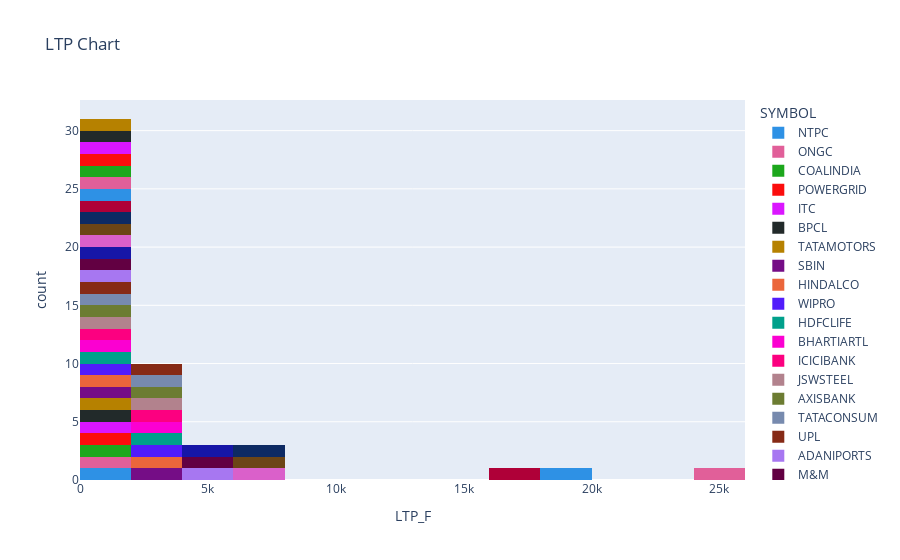

Notebook source saved alongside this figure:
### Markdown cell above
### Last Traded Price

### Code cell
px.histogram(df_nifity.sort_values(by='LTP_F'),
             x='LTP_F',color='SYMBOL',title="LTP Chart",
            color_discrete_sequence=px.colors.qualitative.Dark24)

### Figure 1 — Plotly figure (JSON) as saved in the notebook; plotly's stock layout.template omitted (floating-point values rounded to 4 significant figures)
{"data": [{"alignmentgroup": "True", "bingroup": "x", "hovertemplate": "SYMBOL=NTPC<br>LTP_F=%{x}<br>count=%{y}<extra></extra>", "legendgroup": "NTPC", "marker": {"color": "#2E91E5", "pattern": {"shape": ""}}, "name": "NTPC", "offsetgroup": "NTPC", "orientation": "v", "showlegend": true, "type": "histogram", "x": [153.9], "xaxis": "x", "yaxis": "y"}, {"alignmentgroup": "True", "bingroup": "x", "hovertemplate": "SYMBOL=ONGC<br>LTP_F=%{x}<br>count=%{y}<extra></extra>", "legendgroup": "ONGC", "marker": {"color": "#E15F99", "pattern": {"shape": ""}}, "name": "ONGC", "offsetgroup": "ONGC", "orientation": "v", "showlegend": true, "type": "histogram", "x": [173.9], "xaxis": "x", "yaxis": "y"}, {"alignmentgroup": "True", "bingroup": "x", "hovertemplate": "SYMBOL=COALINDIA<br>LTP_F=%{x}<br>count=%{y}<extra></extra>", "legendgroup": "COALINDIA", "marker": {"color": "#1CA71C", "pattern": {"shape": ""}}, "name": "COALINDIA", "offsetgroup": "COALINDIA", "orientation": "v", "showlegend": true, "type": "histogram", "x": [186.3], "xaxis": "x", "yaxis": "y"}, {"alignmentgroup": "True", "bingroup": "x", "hovertemplate": "SYMBOL=POWERGRID<br>LTP_F=%{x}<br>count=%{y}<extra></extra>", "legendgroup": "POWERGRID", "marker": {"color": "#FB0D0D", "pattern": {"shape": ""}}, "name": "POWERGRID", "offsetgroup": "POWERGRID", "orientation": "v", "showlegend": true, "type": "histogram", "x": [229.8], "xaxis": "x", "yaxis": "y"}, {"alignmentgroup": "True", "bingroup": "x", "hovertemplate": "SYMBOL=ITC<br>LTP_F=%{x}<br>count=%{y}<extra></extra>", "legendgroup": "ITC", "marker": {"color": "#DA16FF", "pattern": {"shape": ""}}, "name": "ITC", "offsetgroup": "ITC", "orientation": "v", "showlegend": true, "type": "histogram", "x": [269.1], "xaxis": "x", "yaxis": "y"}, {"alignmentgroup": "True", "bingroup": "x", "hovertemplate": "SYMBOL=BPCL<br>LTP_F=%{x}<br>count=%{y}<extra></extra>", "legendgroup": "BPCL", "marker": {"color": "#222A2A", "pattern": {"shape": ""}}, "name": "BPCL", "offsetgroup": "BPCL", "orientation": "v", "showlegend": true, "type": "histogram", "x": [378.5], "xaxis": "x", "yaxis": "y"}, {"alignmentgroup": "True", "bingroup": "x", "hovertemplate": "SYMBOL=TATAMOTORS<br>LTP_F=%{x}<br>count=%{y}<extra></extra>", "legendgroup": "TATAMOTORS", "marker": {"color": "#B68100", "pattern": {"shape": ""}}, "name": "TATAMOTORS", "offsetgroup": "TATAMOTORS", "orientation": "v", "showlegend": true, "type": "histogram", "x": [431.5], "xaxis": "x", "yaxis": "y"}, {"alignmentgroup": "True", "bingroup": "x", "hovertemplate": "SYMBOL=SBIN<br>LTP_F=%{x}<br>count=%{y}<extra></extra>", "legendgroup": "SBIN", "marker": {"color": "#750D86", "pattern": {"shape": ""}}, "name": "SBIN", "offsetgroup": "SBIN", "orientation": "v", "showlegend": true, "type": "histogram", "x": [517.7], "xaxis": "x", "yaxis": "y"}, {"alignmentgroup": "True", "bingroup": "x", "hovertemplate": "SYMBOL=HINDALCO<br>LTP_F=%{x}<br>count=%{y}<extra></extra>", "legendgroup": "HINDALCO", "marker": {"color": "#EB663B", "pattern": {"shape": ""}}, "name": "HINDALCO", "offsetgroup": "HINDALCO", "orientation": "v", "showlegend": true, "type": "histogram", "x": [545.8], "xaxis": "x", "yaxis": "y"}, {"alignmentgroup": "True", "bingroup": "x", "hovertemplate": "SYMBOL=WIPRO<br>LTP_F=%{x}<br>count=%{y}<extra></extra>", "legendgroup": "WIPRO", "marker": {"color": "#511CFB", "pattern": {"shape": ""}}, "name": "WIPRO", "offsetgroup": "WIPRO", "orientation": "v", "showlegend": true, "type": "histogram", "x": [559.8], "xaxis": "x", "yaxis": "y"}, {"alignmentgroup": "True", "bingroup": "x", "hovertemplate": "SYMBOL=HDFCLIFE<br>LTP_F=%{x}<br>count=%{y}<extra></extra>", "legendgroup": "HDFCLIFE", "marker": {"color": "#00A08B", "pattern": {"shape": ""}}, "name": "HDFCLIFE", "offsetgroup": "HDFCLIFE", "orientation": "v", "showlegend": true, "type": "histogram", "x": [565.0], "xaxis": "x", "yaxis": "y"}, {"alignmentgroup": "True", "bingroup": "x", "hovertemplate": "SYMBOL=BHARTIARTL<br>LTP_F=%{x}<br>count=%{y}<extra></extra>", "legendgroup": "BHARTIARTL", "marker": {"color": "#FB00D1", "pattern": {"shape": ""}}, "name": "BHARTIARTL", "offsetgroup": "BHARTIARTL", "orientation": "v", "showlegend": true, "type": "histogram", "x": [739.9], "xaxis": "x", "yaxis": "y"}, {"alignmentgroup": "True", "bingroup": "x", "hovertemplate": "SYMBOL=ICICIBANK<br>LTP_F=%{x}<br>count=%{y}<extra></extra>", "legendgroup": "ICICIBANK", "marker": {"color": "#FC0080", "pattern": {"shape": ""}}, "name": "ICICIBANK", "offsetgroup": "ICICIBANK", "orientation": "v", "showlegend": true, "type": "histogram", "x": [761.5], "xaxis": "x", "yaxis": "y"}, {"alignmentgroup": "True", "bingroup": "x", "hovertemplate": "SYMBOL=JSWSTEEL<br>LTP_F=%{x}<br>count=%{y}<extra></extra>", "legendgroup": "JSWSTEEL", "marker": {"color": "#B2828D", "pattern": {"shape": ""}}, "name": "JSWSTEEL", "offsetgroup": "JSWSTEEL", "orientation": "v", "showlegend": true, "type": "histogram", "x": [764.5], "xaxis": "x", "yaxis": "y"}, {"alignmentgroup": "True", "bingroup": "x", "hovertemplate": "SYMBOL=AXISBANK<br>LTP_F=%{x}<br>count=%{y}<extra></extra>", "legendgroup": "AXISBANK", "marker": {"color": "#6C7C32", "pattern": {"shape": ""}}, "name": "AXISBANK", "offsetgroup": "AXISBANK", "orientation": "v", "showlegend": true, "type": "histogram", "x": [792], "xaxis": "x", "yaxis": "y"}, {"alignmentgroup": "True", "bingroup": "x", "hovertemplate": "SYMBOL=TATACONSUM<br>LTP_F=%{x}<br>count=%{y}<extra></extra>", "legendgroup": "TATACONSUM", "marker": {"color": "#778AAE", "pattern": {"shape": ""}}, "name": "TATACONSUM", "offsetgroup": "TATACONSUM", "orientation": "v", "showlegend": true, "type": "histogram", "x": [816.2], "xaxis": "x", "yaxis": "y"}, {"alignmentgroup": "True", "bingroup": "x", "hovertemplate": "SYMBOL=UPL<br>LTP_F=%{x}<br>count=%{y}<extra></extra>", "legendgroup": "UPL", "marker": {"color": "#862A16", "pattern": {"shape": ""}}, "name": "UPL", "offsetgroup": "UPL", "orientation": "v", "showlegend": true, "type": "histogram", "x": [819.5], "xaxis": "x", "yaxis": "y"}, {"alignmentgroup": "True", "bingroup": "x", "hovertemplate": "SYMBOL=ADANIPORTS<br>LTP_F=%{x}<br>count=%{y}<extra></extra>", "legendgroup": "ADANIPORTS", "marker": {"color": "#A777F1", "pattern": {"shape": ""}}, "name": "ADANIPORTS", "offsetgroup": "ADANIPORTS", "orientation": "v", "showlegend": true, "type": "histogram", "x": [838.1], "xaxis": "x", "yaxis": "y"}, {"alignmentgroup": "True", "bingroup": "x", "hovertemplate": "SYMBOL=M&M<br>LTP_F=%{x}<br>count=%{y}<extra></extra>", "legendgroup": "M&M", "marker": {"color": "#620042", "pattern": {"shape": ""}}, "name": "M&M", "offsetgroup": "M&M", "orientation": "v", "showlegend": true, "type": "histogram", "x": [865], "xaxis": "x", "yaxis": "y"}, {"alignmentgroup": "True", "bingroup": "x", "hovertemplate": "SYMBOL=SUNPHARMA<br>LTP_F=%{x}<br>count=%{y}<extra></extra>", "legendgroup": "SUNPHARMA", "marker": {"color": "#1616A7", "pattern": {"shape": ""}}, "name": "SUNPHARMA", "offsetgroup": "SUNPHARMA", "orientation": "v", "showlegend": true, "type": "histogram", "x": [935.2], "xaxis": "x", "yaxis": "y"}, {"alignmentgroup": "True", "bingroup": "x", "hovertemplate": "SYMBOL=INDUSINDBK<br>LTP_F=%{x}<br>count=%{y}<extra></extra>", "legendgroup": "INDUSINDBK", "marker": {"color": "#DA60CA", "pattern": {"shape": ""}}, "name": "INDUSINDBK", "offsetgroup": "INDUSINDBK", "orientation": "v", "showlegend": true, "type": "histogram", "x": [983.9], "xaxis": "x", "yaxis": "y"}, {"alignmentgroup": "True", "bingroup": "x", "hovertemplate": "SYMBOL=CIPLA<br>LTP_F=%{x}<br>count=%{y}<extra></extra>", "legendgroup": "CIPLA", "marker": {"color": "#6C4516", "pattern": {"shape": ""}}, "name": "CIPLA", "offsetgroup": "CIPLA", "orientation": "v", "showlegend": true, "type": "histogram", "x": [1017.0], "xaxis": "x", "yaxis": "y"}, {"alignmentgroup": "True", "bingroup": "x", "hovertemplate": "SYMBOL=HCLTECH<br>LTP_F=%{x}<br>count=%{y}<extra></extra>", "legendgroup": "HCLTECH", "marker": {"color": "#0D2A63", "pattern": {"shape": ""}}, "name": "HCLTECH", "offsetgroup": "HCLTECH", "orientation": "v", "showlegend": true, "type": "histogram", "x": [1127], "xaxis": "x", "yaxis": "y"}, {"alignmentgroup": "True", "bingroup": "x", "hovertemplate": "SYMBOL=SBILIFE<br>LTP_F=%{x}<br>count=%{y}<extra></extra>", "legendgroup": "SBILIFE", "marker": {"color": "#AF0038", "pattern": {"shape": ""}}, "name": "SBILIFE", "offsetgroup": "SBILIFE", "orientation": "v", "showlegend": true, "type": "histogram", "x": [1146.0], "xaxis": "x", "yaxis": "y"}, {"alignmentgroup": "True", "bingroup": "x", "hovertemplate": "SYMBOL=TATASTEEL<br>LTP_F=%{x}<br>count=%{y}<extra></extra>", "legendgroup": "TATASTEEL", "marker": {"color": "#2E91E5", "pattern": {"shape": ""}}, "name": "TATASTEEL", "offsetgroup": "TATASTEEL", "orientation": "v", "showlegend": true, "type": "histogram", "x": [1316.0], "xaxis": "x", "yaxis": "y"}, {"alignmentgroup": "True", "bingroup": "x", "hovertemplate": "SYMBOL=TECHM<br>LTP_F=%{x}<br>count=%{y}<extra></extra>", "legendgroup": "TECHM", "marker": {"color": "#E15F99", "pattern": {"shape": ""}}, "name": "TECHM", "offsetgroup": "TECHM", "orientation": "v", "showlegend": true, "type": "histogram", "x": [1409.0], "xaxis": "x", "yaxis": "y"}, {"alignmentgroup": "True", "bingroup": "x", "hovertemplate": "SYMBOL=HDFCBANK<br>LTP_F=%{x}<br>count=%{y}<extra></extra>", "legendgroup": "HDFCBANK", "marker": {"color": "#1CA71C", "pattern": {"shape": ""}}, "name": "HDFCBANK", "offsetgroup": "HDFCBANK", "orientation": "v", "showlegend": true, "type": "histogram", "x": [1464], "xaxis": "x", "yaxis": "y"}, {"alignmentgroup": "True", "bingroup": "x", "hovertemplate": "SYMBOL=INFY<br>LTP_F=%{x}<br>count=%{y}<extra></extra>", "legendgroup": "INFY", "marker": {"color": "#FB0D0D", "pattern": {"shape": ""}}, "name": "INFY", "offsetgroup": "INFY", "orientation": "v", "showlegend": true, "type": "histogram", "x": [1751], "xaxis": "x", "yaxis": "y"}, {"alignmentgroup": "True", "bingroup": "x", "hovertemplate": "SYMBOL=LT<br>LTP_F=%{x}<br>count=%{y}<extra></extra>", "legendgroup": "LT", "marker": {"color": "#DA16FF", "pattern": {"shape": ""}}, "name": "LT", "offsetgroup": "LT", "orientation": "v", "showlegend": true, "type": "histogram", "x": [1759.0], "xaxis": "x", "yaxis": "y"}, {"alignmentgroup": "True", "bingroup": "x", "hovertemplate": "SYMBOL=GRASIM<br>LTP_F=%{x}<br>count=%{y}<extra></extra>", "legendgroup": "GRASIM", "marker": {"color": "#222A2A", "pattern": {"shape": ""}}, "name": "GRASIM", "offsetgroup": "GRASIM", "orientation": "v", "showlegend": true, "type": "histogram", "x": [1764.0], "xaxis": "x", "yaxis": "y"}, {"alignmentgroup": "True", "bingroup": "x", "hovertemplate": "SYMBOL=KOTAKBANK<br>LTP_F=%{x}<br>count=%{y}<extra></extra>", "legendgroup": "KOTAKBANK", "marker": {"color": "#B68100", "pattern": {"shape": ""}}, "name": "KOTAKBANK", "offsetgroup": "KOTAKBANK", "orientation": "v", "showlegend": true, "type": "histogram", "x": [1780], "xaxis": "x", "yaxis": "y"}, {"alignmentgroup": "True", "bingroup": "x", "hovertemplate": "SYMBOL=HINDUNILVR<br>LTP_F=%{x}<br>count=%{y}<extra></extra>", "legendgroup": "HINDUNILVR", "marker": {"color": "#750D86", "pattern": {"shape": ""}}, "name": "HINDUNILVR", "offsetgroup": "HINDUNILVR", "orientation": "v", "showlegend": true, "type": "histogram", "x": [2151.0], "xaxis": "x", "yaxis": "y"}, {"alignmentgroup": "True", "bingroup": "x", "hovertemplate": "SYMBOL=HEROMOTOCO<br>LTP_F=%{x}<br>count=%{y}<extra></extra>", "legendgroup": "HEROMOTOCO", "marker": {"color": "#EB663B", "pattern": {"shape": ""}}, "name": "HEROMOTOCO", "offsetgroup": "HEROMOTOCO", "orientation": "v", "showlegend": true, "type": "histogram", "x": [2273.0], "xaxis": "x", "yaxis": "y"}, {"alignmentgroup": "True", "bingroup": "x", "hovertemplate": "SYMBOL=HDFC<br>LTP_F=%{x}<br>count=%{y}<extra></extra>", "legendgroup": "HDFC", "marker": {"color": "#511CFB", "pattern": {"shape": ""}}, "name": "HDFC", "offsetgroup": "HDFC", "orientation": "v", "showlegend": true, "type": "histogram", "x": [2372.0], "xaxis": "x", "yaxis": "y"}, {"alignmentgroup": "True", "bingroup": "x", "hovertemplate": "SYMBOL=TITAN<br>LTP_F=%{x}<br>count=%{y}<extra></extra>", "legendgroup": "TITAN", "marker": {"color": "#00A08B", "pattern": {"shape": ""}}, "name": "TITAN", "offsetgroup": "TITAN", "orientation": "v", "showlegend": true, "type": "histogram", "x": [2462.0], "xaxis": "x", "yaxis": "y"}, {"alignmentgroup": "True", "bingroup": "x", "hovertemplate": "SYMBOL=EICHERMOT<br>LTP_F=%{x}<br>count=%{y}<extra></extra>", "legendgroup": "EICHERMOT", "marker": {"color": "#FB00D1", "pattern": {"shape": ""}}, "name": "EICHERMOT", "offsetgroup": "EICHERMOT", "orientation": "v", "showlegend": true, "type": "histogram", "x": [2484], "xaxis": "x", "yaxis": "y"}, {"alignmentgroup": "True", "bingroup": "x", "hovertemplate": "SYMBOL=RELIANCE<br>LTP_F=%{x}<br>count=%{y}<extra></extra>", "legendgroup": "RELIANCE", "marker": {"color": "#FC0080", "pattern": {"shape": ""}}, "name": "RELIANCE", "offsetgroup": "RELIANCE", "orientation": "v", "showlegend": true, "type": "histogram", "x": [2552.0], "xaxis": "x", "yaxis": "y"}, {"alignmentgroup": "True", "bingroup": "x", "hovertemplate": "SYMBOL=ASIANPAINT<br>LTP_F=%{x}<br>count=%{y}<extra></extra>", "legendgroup": "ASIANPAINT", "marker": {"color": "#B2828D", "pattern": {"shape": ""}}, "name": "ASIANPAINT", "offsetgroup": "ASIANPAINT", "orientation": "v", "showlegend": true, "type": "histogram", "x": [3084], "xaxis": "x", "yaxis": "y"}, {"alignmentgroup": "True", "bingroup": "x", "hovertemplate": "SYMBOL=BRITANNIA<br>LTP_F=%{x}<br>count=%{y}<extra></extra>", "legendgroup": "BRITANNIA", "marker": {"color": "#6C7C32", "pattern": {"shape": ""}}, "name": "BRITANNIA", "offsetgroup": "BRITANNIA", "orientation": "v", "showlegend": true, "type": "histogram", "x": [3346.0], "xaxis": "x", "yaxis": "y"}, {"alignmentgroup": "True", "bingroup": "x", "hovertemplate": "SYMBOL=TCS<br>LTP_F=%{x}<br>count=%{y}<extra></extra>", "legendgroup": "TCS", "marker": {"color": "#778AAE", "pattern": {"shape": ""}}, "name": "TCS", "offsetgroup": "TCS", "orientation": "v", "showlegend": true, "type": "histogram", "x": [3665.0], "xaxis": "x", "yaxis": "y"}, {"alignmentgroup": "True", "bingroup": "x", "hovertemplate": "SYMBOL=BAJAJ-AUTO<br>LTP_F=%{x}<br>count=%{y}<extra></extra>", "legendgroup": "BAJAJ-AUTO", "marker": {"color": "#862A16", "pattern": {"shape": ""}}, "name": "BAJAJ-AUTO", "offsetgroup": "BAJAJ-AUTO", "orientation": "v", "showlegend": true, "type": "histogram", "x": [3695.0], "xaxis": "x", "yaxis": "y"}, {"alignmentgroup": "True", "bingroup": "x", "hovertemplate": "SYMBOL=DRREDDY<br>LTP_F=%{x}<br>count=%{y}<extra></extra>", "legendgroup": "DRREDDY", "marker": {"color": "#A777F1", "pattern": {"shape": ""}}, "name": "DRREDDY", "offsetgroup": "DRREDDY", "orientation": "v", "showlegend": true, "type": "histogram", "x": [4302], "xaxis": "x", "yaxis": "y"}, {"alignmentgroup": "True", "bingroup": "x", "hovertemplate": "SYMBOL=DIVISLAB<br>LTP_F=%{x}<br>count=%{y}<extra></extra>", "legendgroup": "DIVISLAB", "marker": {"color": "#620042", "pattern": {"shape": ""}}, "name": "DIVISLAB", "offsetgroup": "DIVISLAB", "orientation": "v", "showlegend": true, "type": "histogram", "x": [4497], "xaxis": "x", "yaxis": "y"}, {"alignmentgroup": "True", "bingroup": "x", "hovertemplate": "SYMBOL=APOLLOHOSP<br>LTP_F=%{x}<br>count=%{y}<extra></extra>", "legendgroup": "APOLLOHOSP", "marker": {"color": "#1616A7", "pattern": {"shape": ""}}, "name": "APOLLOHOSP", "offsetgroup": "APOLLOHOSP", "orientation": "v", "showlegend": true, "type": "histogram", "x": [4735.0], "xaxis": "x", "yaxis": "y"}, {"alignmentgroup": "True", "bingroup": "x", "hovertemplate": "SYMBOL=ULTRACEMCO<br>LTP_F=%{x}<br>count=%{y}<extra></extra>", "legendgroup": "ULTRACEMCO", "marker": {"color": "#DA60CA", "pattern": {"shape": ""}}, "name": "ULTRACEMCO", "offsetgroup": "ULTRACEMCO", "orientation": "v", "showlegend": true, "type": "histogram", "x": [6714], "xaxis": "x", "yaxis": "y"}, {"alignmentgroup": "True", "bingroup": "x", "hovertemplate": "SYMBOL=BAJFINANCE<br>LTP_F=%{x}<br>count=%{y}<extra></extra>", "legendgroup": "BAJFINANCE", "marker": {"color": "#6C4516", "pattern": {"shape": ""}}, "name": "BAJFINANCE", "offsetgroup": "BAJFINANCE", "orientation": "v", "showlegend": true, "type": "histogram", "x": [7315.0], "xaxis": "x", "yaxis": "y"}, {"alignmentgroup": "True", "bingroup": "x", "hovertemplate": "SYMBOL=MARUTI<br>LTP_F=%{x}<br>count=%{y}<extra></extra>", "legendgroup": "MARUTI", "marker": {"color": "#0D2A63", "pattern": {"shape": ""}}, "name": "MARUTI", "offsetgroup": "MARUTI", "orientation": "v", "showlegend": true, "type": "histogram", "x": [7445], "xaxis": "x", "yaxis": "y"}, {"alignmentgroup": "True", "bingroup": "x", "hovertemplate": "SYMBOL=BAJAJFINSV<br>LTP_F=%{x}<br>count=%{y}<extra></extra>", "legendgroup": "BAJAJFINSV", "marker": {"color": "#AF0038", "pattern": {"shape": ""}}, "name": "BAJAJFINSV", "offsetgroup": "BAJAJFINSV", "orientation": "v", "showlegend": true, "type": "histogram", "x": [16100.0], "xaxis": "x", "yaxis": "y"}, {"alignmentgroup": "True", "bingroup": "x", "hovertemplate": "SYMBOL=NESTLEIND<br>LTP_F=%{x}<br>count=%{y}<extra></extra>", "legendgroup": "NESTLEIND", "marker": {"color": "#2E91E5", "pattern": {"shape": ""}}, "name": "NESTLEIND", "offsetgroup": "NESTLEIND", "orientation": "v", "showlegend": true, "type": "histogram", "x": [18281], "xaxis": "x", "yaxis": "y"}, {"alignmentgroup": "True", "bingroup": "x", "hovertemplate": "SYMBOL=SHREECEM<br>LTP_F=%{x}<br>count=%{y}<extra></extra>", "legendgroup": "SHREECEM", "marker": {"color": "#E15F99", "pattern": {"shape": ""}}, "name": "SHREECEM", "offsetgroup": "SHREECEM", "orientation": "v", "showlegend": true, "type": "histogram", "x": [25360], "xaxis": "x", "yaxis": "y"}], "layout": {"barmode": "relative", "legend": {"title": {"text": "SYMBOL"}, "tracegroupgap": 0}, "title": {"text": "LTP Chart"}, "xaxis": {"anchor": "y", "domain": [0, 1], "title": {"text": "LTP_F"}}, "yaxis": {"anchor": "x", "domain": [0, 1], "title": {"text": "count"}}}}
